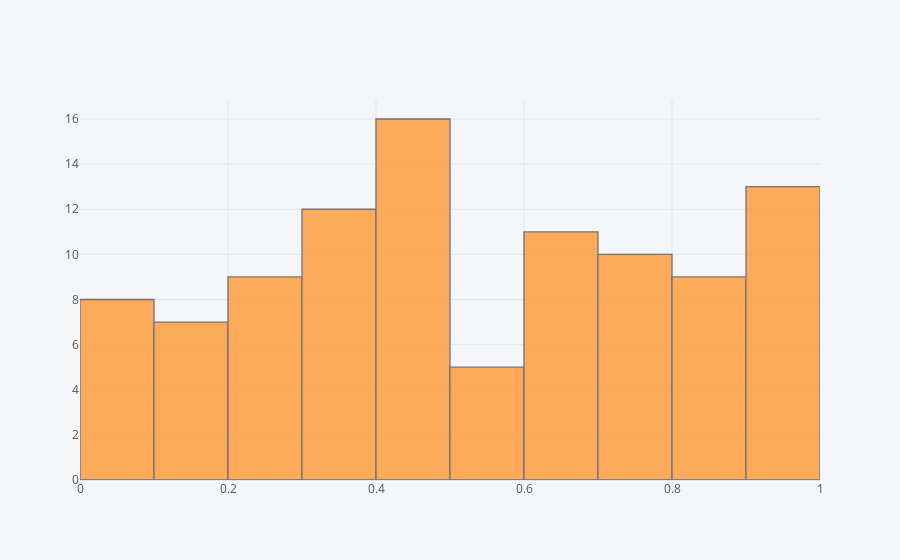

The notebook cell this image was saved under:
### Code cell
df['A'].iplot(kind='hist')
#df.iplot(kind='hist')

### Figure 1 — Plotly figure (JSON) as saved in the notebook; plotly's stock layout.template omitted (floating-point values rounded to 4 significant figures)
{"data": [{"histfunc": "count", "histnorm": "", "marker": {"color": "rgba(255, 153, 51, 1.0)", "line": {"color": "#4D5663", "width": 1.3}}, "name": "A", "opacity": 0.8, "orientation": "v", "type": "histogram", "x": [0.5666, 0.1655, 0.2386, 0.9026, 0.4699, 0.5564, 0.9448, 0.8402, 0.6994, 0.2708, 0.4449, 0.9518, 0.01375, 0.07202, 0.3148, 0.9774, 0.9801, 0.06901, 0.3616, 0.3984, 0.7524, 0.999, 0.398, 0.7945, 0.2563, 0.8667, 0.9623, 0.6609, 0.4458, 0.5468, 0.9378, 0.6625, 0.8059, 0.4148, 0.4472, 0.4295, 0.7368, 0.7576, 0.464, 0.6107, 0.4736, 0.6439, 0.4532, 0.7536, 0.6371, 0.7422, 0.1035, 0.727, 0.4789, 0.4974, 0.4803, 0.6248, 0.3297, 0.2208, 0.6064, 0.3243, 0.9713, 0.09185, 0.111, 0.3954, 0.7272, 0.3374, 0.3607, 0.07377, 0.974, 0.317, 0.2229, 0.6058, 0.6647, 0.4514, 0.9975, 0.1433, 0.01655, 0.2197, 0.1813, 0.03183, 0.43, 0.827, 0.3485, 0.1818, 0.2906, 0.3044, 0.446, 0.8543, 0.6456, 0.03984, 0.7969, 0.4722, 0.8553, 0.2989, 0.972, 0.5894, 0.8616, 0.8291, 0.9029, 0.5461, 0.7577, 0.8599, 0.1785, 0.2591]}], "layout": {"barmode": "overlay", "legend": {"bgcolor": "#F5F6F9", "font": {"color": "#4D5663"}}, "paper_bgcolor": "#F5F6F9", "plot_bgcolor": "#F5F6F9", "title": {"font": {"color": "#4D5663"}}, "xaxis": {"gridcolor": "#E1E5ED", "showgrid": true, "tickfont": {"color": "#4D5663"}, "title": {"font": {"color": "#4D5663"}, "text": ""}, "zerolinecolor": "#E1E5ED"}, "yaxis": {"gridcolor": "#E1E5ED", "showgrid": true, "tickfont": {"color": "#4D5663"}, "title": {"font": {"color": "#4D5663"}, "text": ""}, "zerolinecolor": "#E1E5ED"}}}
